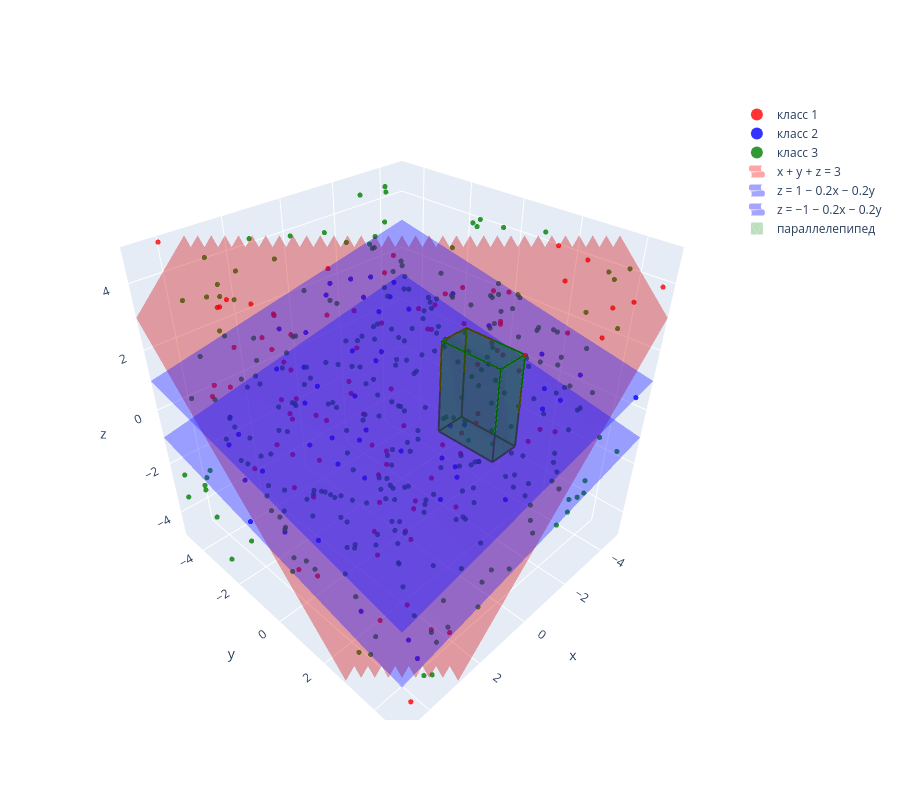

Source (notebook cell):
### Code cell
prec = 300

t1 = ran_mod(prec, 1)
t2 = ran_mod(prec, 2)
t3 = ran_mod(prec, 3)

import plotly.graph_objects as go

samples = [t1, t2, t3]
names   = ['выборка 1', 'выборка 2', 'выборка 3']
colors  = ['red', 'blue', 'green']

fig = go.Figure()

# ---------- точки выборок ----------
for t, name, color in zip([t1, t2, t3],
                          ['класс 1', 'класс 2', 'класс 3'],
                          ['red', 'blue', 'green']):
    fig.add_trace(go.Scatter3d(x=t[:, 0], y=t[:, 1], z=t[:, 2], mode='markers',
                               marker=dict(size=3, color=color, opacity=0.8), name=name))

# ---------- плоскости ----------
gx, gy = np.meshgrid(np.linspace(xmin, xmax, 40), np.linspace(ymin, ymax, 40))

def add_plane(gz, color, name):
    gz = gz.copy()
    gz[(gz < zmin) | (gz > zmax)] = np.nan          # обрезаем по границам куба
    fig.add_trace(go.Surface(x=gx, y=gy, z=gz, opacity=0.35,
                             colorscale=[[0, color], [1, color]], showscale=False,
                             name=name, showlegend=True))

add_plane(3 - gx - gy,               'red',  'x + y + z = 3')
add_plane(1 - 0.2 * gx - 0.2 * gy,   'blue', 'z = 1 − 0.2x − 0.2y')
add_plane(-1 - 0.2 * gx - 0.2 * gy,  'blue', 'z = −1 − 0.2x − 0.2y')

# ---------- параллелепипед ----------
bx = [x0 - a, x0 + a]
by = [y0 - b, y0 + b]
bz = [z0 - c, z0 + c]

# 8 вершин
vx, vy, vz = np.array([[x, y, z] for x in bx for y in by for z in bz]).T

# полупрозрачные грани
fig.add_trace(go.Mesh3d(x=vx, y=vy, z=vz, alphahull=0, opacity=0.25,
                        color='green', name='параллелепипед', showlegend=True))

# рёбра (12 линий)
edges = [(0,1),(2,3),(4,5),(6,7),   # вдоль z
         (0,2),(1,3),(4,6),(5,7),   # вдоль y
         (0,4),(1,5),(2,6),(3,7)]   # вдоль x
ex, ey, ez = [], [], []
for i, j in edges:
    ex += [vx[i], vx[j], None]      # None — разрыв между отрезками
    ey += [vy[i], vy[j], None]
    ez += [vz[i], vz[j], None]
fig.add_trace(go.Scatter3d(x=ex, y=ey, z=ez, mode='lines',
                           line=dict(color='darkgreen', width=4), showlegend=False))

# ---------- оформление ----------
fig.update_layout(
    scene=dict(xaxis=dict(title='x', range=[xmin, xmax]),
               yaxis=dict(title='y', range=[ymin, ymax]),
               zaxis=dict(title='z', range=[zmin, zmax]),
               aspectmode='cube'),          # одинаковый масштаб по осям
    width=900, height=800,
    legend=dict(itemsizing='constant')
)
fig.show()

### Figure 1 — Plotly figure (JSON) as saved in the notebook; plotly's stock layout.template omitted (floating-point values rounded to 4 significant figures; data arrays with more than 128 entries replaced by an {"elided": "..."} marker saying what was removed)
{"data": [{"marker": {"color": "red", "opacity": 0.8, "size": 3}, "mode": "markers", "name": "класс 1", "type": "scatter3d", "x": [4.935, 0.3043, 2.633, -2.57, 2.687, 3.691, 4.945, 0.8826, 2.806, 4.524, -0.4324, 1.291, 2.807, 2.99, 1.67, 4.005, -0.4852, 1.464, 4.158, 3.447, 3.506, 2.416, 0.941, 3.032, 1.56, 4.823, 1.803, 4.073, -1.307, -0.638, 0.4593, 4.821, 4.119, 4.636, 3.313, 3.725, 2.861, -3.026, 1.48, 1.687, 4.237, 1.826, 3.892, 4.729, 4.734, 0.04049, -0.2733, 4.412, 2.354, 4.982, -2.988, 4.836, 2.573, 2.783, 2.965, 3.817, 0.009916, 2.331, 1.384, -4.736, -2.855, 4.201, 2.077, 0.8406, -0.9577, 4.209, 4.008, 4.977, 3.891, -0.3243, 4.469, 3.362, 0.7981, -2.069, 4.271, -1.405, -3.343, -1.144, 3.998, 3.556, 3.687, -0.6361, 4.373, -0.07237, -0.05123, -0.4982, 4.519, 4.57, 2.752, 3.308, 4.782, 4.763, -0.6252], "y": [-0.8065, -0.3311, 2.688, 4.642, 4.469, 2.062, -1.541, 4.503, 4.547, 0.7798, 1.679, -1.395, 3.258, 4.714, 2.726, 2.852, 1.07, 0.7619, -0.6834, 4.478, -0.5821, 2.059, 4.076, 3.341, -0.08699, -0.909, 4.07, -0.1813, 3.855, 1.612, 4.684, 1.358, 4.291, 0.4172, 0.2695, -0.4748, 1.375, 4.261, 2.308, -1.063, -2.054, -0.07964, 0.3359, 0.8727, 0.9611, 4.061, 4.926, 3.656, 1.8, -1.655, 2.636, 4.019, -1.488, 2.253, -1.569, 0.5685, 3.222, 4.129, 3.808, 4.806, 3.601, 0.39, 3.418, 3.422, 2.308, 4.529, -4.925, -0.1756, 0.2315, 0.8713, 3.687, -0.6771, 1.363, 3.528, -1.501, 4.201, 4.774, 2.092, -1.985, 0.6142, 4.05, 2.767, 3.691, 1.003, -0.3648, 3.037, 0.1596, 3.712, 1.915, 0.6888, 1.757, 4.861, 2.781], "z": [2.726, 4.297, 2.218, 4.059, 2.436, 3.639, 2.442, 3.744, -3.372, 0.3135, 4.321, 4.386, 0.3681, 3.275, 0.0763, 3.331, 3.917, 3.711, 4.677, -2.746, 2.897, 2.845, 3.991, -0.7062, 2.696, 4.768, 4.125, 3.66, 0.6494, 3.207, 1.665, 2.995, -1.408, 1.514, 0.192, 4.341, 4.791, 2.894, 4.16, 3.322, 4.115, 1.414, 2.445, -2.362, 3.129, 3.585, 1.688, -2.267, 0.8187, 2.074, 4.936, 3.596, 2.93, 0.8999, 3.599, -0.573, 3.356, 0.43, 2.222, 3.926, 4.894, 0.9525, 1.755, 2.026, 2.796, -4.914, 4.867, 0.623, 3.203, 3.589, 0.06725, 1.055, 4.079, 4.569, 3.248, 3.658, 3.985, 4.129, 4.263, 1.931, 1.205, 3.719, 1.605, 3.021, 4.652, 4.647, 4.292, 0.8904, 0.3481, 1.687, -1.878, 1.834, 3.648]}, {"marker": {"color": "blue", "opacity": 0.8, "size": 3}, "mode": "markers", "name": "класс 2", "type": "scatter3d", "x": [-0.8063, 3.745, -0.02736, 0.4999, -4.284, 1.19, -1.49, 4.784, 0.5611, 1.887, 2.405, -2.911, -4.858, -2.258, -1.483, 3.29, -4.999, 4.591, 0.6103, 2.181, -3.7, -0.1005, 3.916, -2.418, -2.045, 2.466, -1.493, 1.036, -2.252, 0.7167, -0.4223, 4.726, 4.673, 4.965, 4.481, -3.042, 2.484, 1.133, 0.7422, -0.7268, 1.167, 1.909, -4.276, 4.49, -3.452, 0.376, 4.404, -2.608, -4.729, 1.134, -0.5016, -2.542, -4.254, 0.3955, -0.9518], "y": [1.691, -1.854, -2.12, 4.239, -0.3771, -0.556, -4.79, -1.068, 0.525, -2.096, -0.1008, 2.819, 2.785, -4.039, -2.49, -3.988, 4.603, 3.167, -4.847, -0.5622, -4.088, 1.513, -2.556, -0.6395, -4.397, -1.25, -2.418, -2.562, -2.782, -3.575, -4.87, -1.715, 1.78, -0.8153, 4.697, 0.6771, 1.083, -0.3158, -1.197, 1.239, 3.152, -3.303, 2.577, 0.06165, -3.133, 2.42, 4.92, -4.052, 1.421, 2.595, -1.614, 3.078, -1.923, 3.207, -4.347], "z": [-0.06945, -1.175, 1.085, -0.4407, 0.9525, -0.7505, 1.876, -0.4064, -0.8998, 0.1417, -0.6789, 0.703, 0.2613, 1.373, 1.709, -0.6144, 0.2425, -2.192, 1.008, -0.1362, 1.399, -0.9746, -0.1533, 0.9354, 1.975, -0.6149, 0.3106, 0.1114, 1.84, 0.1963, 0.4558, 0.3847, -0.6831, -1.611, -2.001, 0.5249, -0.4231, -0.2873, 0.2725, -0.3013, 0.05793, 0.7805, -0.4814, -1.718, 0.8305, -0.4882, -2.552, 1.974, 0.4766, -1.081, 0.7537, 0.3065, 1.545, 0.1613, 1.804]}, {"marker": {"color": "green", "opacity": 0.8, "size": 3}, "mode": "markers", "name": "класс 3", "type": "scatter3d", "x": {"elided": "298 float values"}, "y": {"elided": "298 float values"}, "z": {"elided": "298 float values"}}, {"colorscale": [[0, "red"], [1, "red"]], "name": "x + y + z = 3", "opacity": 0.35, "showlegend": true, "showscale": false, "type": "surface", "x": {"elided": "40x40 float values"}, "y": {"elided": "40x40 float values"}, "z": {"elided": "40x40 float values"}}, {"colorscale": [[0, "blue"], [1, "blue"]], "name": "z = 1 − 0.2x − 0.2y", "opacity": 0.35, "showlegend": true, "showscale": false, "type": "surface", "x": {"elided": "40x40 float values"}, "y": {"elided": "40x40 float values"}, "z": {"elided": "40x40 float values"}}, {"colorscale": [[0, "blue"], [1, "blue"]], "name": "z = −1 − 0.2x − 0.2y", "opacity": 0.35, "showlegend": true, "showscale": false, "type": "surface", "x": {"elided": "40x40 float values"}, "y": {"elided": "40x40 float values"}, "z": {"elided": "40x40 float values"}}, {"alphahull": 0, "color": "green", "name": "параллелепипед", "opacity": 0.25, "showlegend": true, "type": "mesh3d", "x": [-1.5, -1.5, -1.5, -1.5, -0.5, -0.5, -0.5, -0.5], "y": [1.0, 1.0, 3.0, 3.0, 1.0, 1.0, 3.0, 3.0], "z": [-0.5, 2.5, -0.5, 2.5, -0.5, 2.5, -0.5, 2.5]}, {"line": {"color": "darkgreen", "width": 4}, "mode": "lines", "showlegend": false, "type": "scatter3d", "x": [-1.5, -1.5, null, -1.5, -1.5, null, -0.5, -0.5, null, -0.5, -0.5, null, -1.5, -1.5, null, -1.5, -1.5, null, -0.5, -0.5, null, -0.5, -0.5, null, -1.5, -0.5, null, -1.5, -0.5, null, -1.5, -0.5, null, -1.5, -0.5, null], "y": [1, 1, null, 3, 3, null, 1, 1, null, 3, 3, null, 1, 3, null, 1, 3, null, 1, 3, null, 1, 3, null, 1, 1, null, 1, 1, null, 3, 3, null, 3, 3, null], "z": [-0.5, 2.5, null, -0.5, 2.5, null, -0.5, 2.5, null, -0.5, 2.5, null, -0.5, -0.5, null, 2.5, 2.5, null, -0.5, -0.5, null, 2.5, 2.5, null, -0.5, -0.5, null, 2.5, 2.5, null, -0.5, -0.5, null, 2.5, 2.5, null]}], "layout": {"height": 800, "legend": {"itemsizing": "constant"}, "scene": {"aspectmode": "cube", "xaxis": {"range": [-5, 5], "title": {"text": "x"}}, "yaxis": {"range": [-5, 5], "title": {"text": "y"}}, "zaxis": {"range": [-5, 5], "title": {"text": "z"}}}, "width": 900}}
